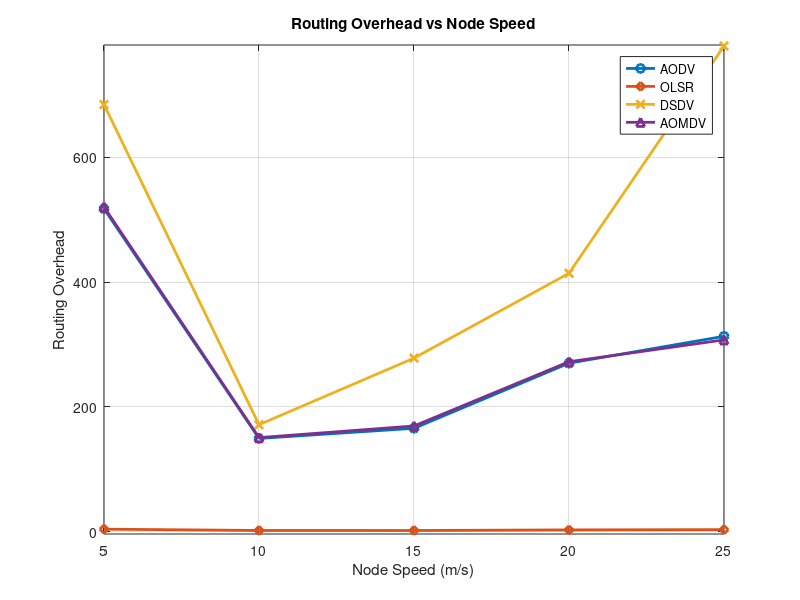

The MATLAB source for this figure:
clc;
clear;
close all;

% X-axis values
speed = [5 10 15 20 25];

% Y-axis values
AODV  = [517.530 149.204 165.461 269.874 312.994];
OLSR  = [3.742 1.684 1.633 2.583 3.016];
DSDV  = [684.523 171.230 277.998 414.044 778.352];
AOMDV = [520.415 150.525 169.193 272.203 307.256];
% Plotting
figure;

plot(speed, AODV, '-o', 'LineWidth', 2); hold on;
plot(speed, OLSR, '-d', 'LineWidth', 2);
plot(speed, DSDV, '-x', 'LineWidth', 2);
plot(speed, AOMDV, '-^', 'LineWidth', 2);

% Labels and Title
xlabel('Node Speed (m/s)');
ylabel('Routing Overhead');
title('Routing Overhead vs Node Speed');

% Legend
legend('AODV','OLSR','DSDV','AOMDV','Location','best');

% Grid
grid on;

% Axis limits (optional for better match)
ylim([-4 780]);

hold off;
